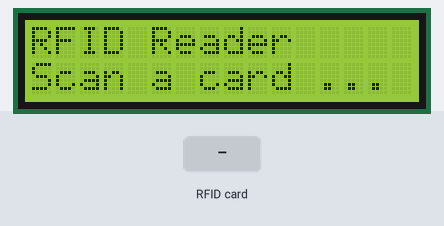
A sketch run on a simulated Arduino Uno, built with avr-gcc and run on an emulated ATmega328P. Parts: 16×2 character LCD. The test bench sets the inputs (shaded band). What the sketch prints to the serial monitor is not drawn.

Above: at 1.3 s.
1.4 s: RFID card 5E 7A 19 C4 held to the reader
At 1.9 s:
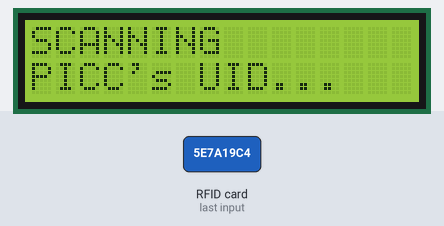
At 2.9 s:
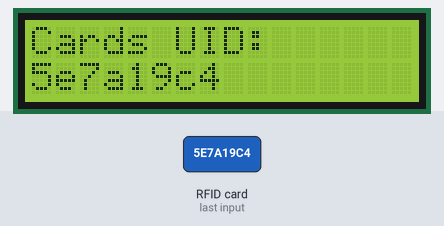
Timing chart, 0 to 4.4 s (numbered marks = the images above; inputs shaded):
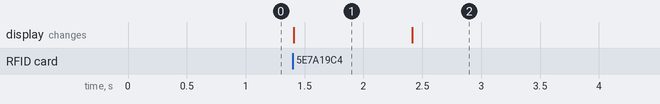

The sketch:

RFID_UID_Reader.ino
```cpp
/* http://www.arduino.cc/en/Tutorial/LiquidCrystal */

#include <LiquidCrystal.h>            // LCD
#include <MFRC522.h>                  // RFID RC522 Module
#include <SPI.h>                      // SPI

#define RST_PIN         9             // MFRC522 Reset pin
#define SS_PIN          10            // MFRC522 SlaveSelect pin

#define RS              8             // LCD     Register Select pin
#define Enable          6             // LCD     Enable pin
#define D4              5             // LCD     Digital 4 pin
#define D5              4             // LCD     Digital 5 pin
#define D6              3             // LCD     Digital 6 pin
#define D7              2             // LCD     Digital 7 pin

LiquidCrystal lcd(RS, Enable, D4, D5, D6, D7);
MFRC522 mfrc522(SS_PIN, RST_PIN);     // Create MFRC522 instance

/* Typical pin layout used for RFID:
 * -----------------------------------------------------------------------------------------
 *             MFRC522      Arduino       Arduino   Arduino    Arduino          Arduino
 *             Reader/PCD   Uno/101       Mega      Nano v3    Leonardo/Micro   Pro Micro
 * Signal      Pin          Pin           Pin       Pin        Pin              Pin
 * -----------------------------------------------------------------------------------------
 * RST/Reset   RST          9             5         D9         RESET/ICSP-5     RST
 * SPI SS      SDA(SS)      10            53        D10        10               10
 * SPI MOSI    MOSI         11 / ICSP-4   51        D11        ICSP-4           16
 * SPI MISO    MISO         12 / ICSP-1   50        D12        ICSP-1           14
 * SPI SCK     SCK          13 / ICSP-3   52        D13        ICSP-3           15
 */

void setup() {

  lcd.begin(16, 2);                                 // set up the LCD's number of columns and rows:
  lcd.print(F("RFID Reader"));
  lcd.setCursor(0, 1);
  lcd.print(F("Scan a card ..."));
  Serial.begin(9600);                               // Initialize serial communications with the PC
  while (!Serial);                                  // Do nothing if no serial port is opened (added for Arduinos based on ATMEGA32U4)
  SPI.begin();
  mfrc522.PCD_Init();
  mfrc522.PCD_DumpVersionToSerial();                // Show details of PCD - MFRC522 Card Reader details
  mfrc522.PCD_SetAntennaGain(mfrc522.RxGain_max);
}

int     screendelay=5000;
int     timetoread=1000;                            // Time buffer ensuring successful retrieval of all information from card
int     successRead;                                // Return code from the reader
byte    readCard[10];                               // Stores scanned ID read from RFID Module
String  CardID;

void loop() {
  lcd.clear();
  lcd.setCursor(0, 0);
  lcd.print(F("RFID Reader"));
  lcd.setCursor(0, 1);
  lcd.print(F("Scan a card ..."));
  do {successRead = getID();}           // sets successRead to 1 when we get read from reader otherwise 0
    while (!successRead);               // the program will not go further while you not get a successful read

    // Dump debug info about the card; PICC_HaltA() is automatically called
    mfrc522.PICC_DumpToSerial(&(mfrc522.uid));
    CardID="";
    for (int i = 0; i < mfrc522.uid.size; i++) {  // for size of uid.size write uid.uidByte to readCard
    readCard[i] = mfrc522.uid.uidByte[i];
    CardID+=String(readCard[i], HEX);
    };

    Serial.println(CardID);
      lcd.clear();
      lcd.setCursor(0, 0);
      lcd.print(F("Cards UID:"));
      lcd.setCursor(0, 1);
      lcd.print(CardID);
      delay(screendelay);
}

int getID() {
  // Getting ready for Reading PICCs
  if ( ! mfrc522.PICC_IsNewCardPresent()) { //If a new PICC placed to RFID reader continue
    Serial.print(F("."));
    return 0;
  }
  if ( ! mfrc522.PICC_ReadCardSerial()) { //Since a PICC placed get Serial and continue
    Serial.println(F("Reading serial ..."));
    return 0;
      }

  Serial.println(F("Scanning PICC's UID..."));

  lcd.clear();
  lcd.setCursor(0, 0);
  lcd.print(F("SCANNING"));
  lcd.setCursor(0, 1);
  lcd.print(F("PICC's UID..."));
  delay(timetoread);

  for (int i = 0; i < mfrc522.uid.size; i++) {  // for size of uid.size write uid.uidByte to readCard
    readCard[i] = mfrc522.uid.uidByte[i];
    Serial.print(readCard[i], HEX);
  }
  Serial.println(F(""));
  mfrc522.PICC_HaltA(); // Stop reading
  return 1;
}
```

Measured:
- after the input at 1.4 s, the display: changes at once (image 1)
- what the display in image 1 shows lasts 1.0 s, from 1.4 s to 2.4 s
